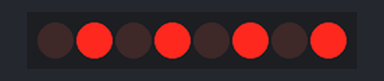
Recording of a sketch running on a simulated Arduino Uno, built with avr-gcc and run on an emulated ATmega328P. Parts: 8 shift-register outputs drawn as a row of LEDs (first output left, lit = HIGH). Wiring (inferred from the names in the program): shift register (74HC595): data pin 11; shift clock pin 13; latch pin 10. Wiring (inferred from the signals the program sends): row of LEDs: on Q0, Q1, Q2, Q3, Q4, Q5, Q6, Q7.

Above: at 0.5 s.
At 3.5 s:
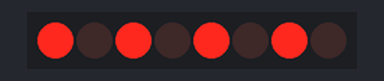
Timing chart, 0 to 4.6 s (numbered marks = the images above):
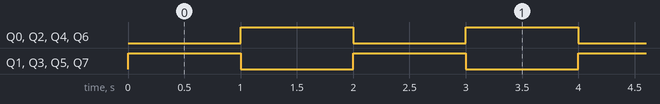

The sketch:

SPIimplementation.ino
```cpp
/*
 * Author      : Ritu Raj
 * Date        : 2 July 2026
 */

int latchPin = 10;
int clockPin = 13;
int dataPin  = 11;

void setup(){
  pinMode(latchPin, OUTPUT);
  pinMode(clockPin, OUTPUT);
  pinMode(dataPin, OUTPUT);}

void loop(){
  digitalWrite(latchPin, LOW);

  shiftOut(dataPin, clockPin, MSBFIRST, B10101010);

  digitalWrite(latchPin, HIGH);

  delay(1000);

  digitalWrite(latchPin, LOW);

  shiftOut(dataPin, clockPin, MSBFIRST, B01010101);

  digitalWrite(latchPin, HIGH);

  delay(1000);}
```

Measured:
- by itself, Q0–7: alternates HIGH for 1.0 s and LOW for 1.0 s
